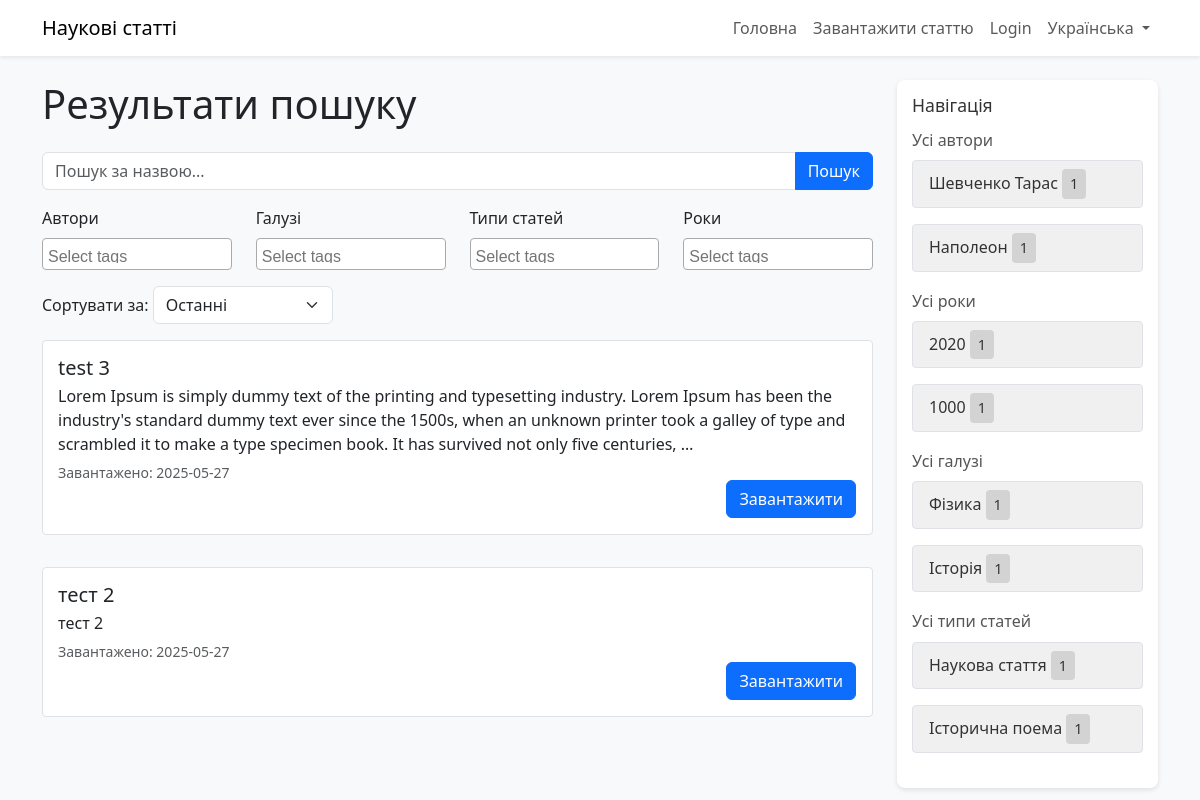
Page /uk/search/ on the earlier database version.
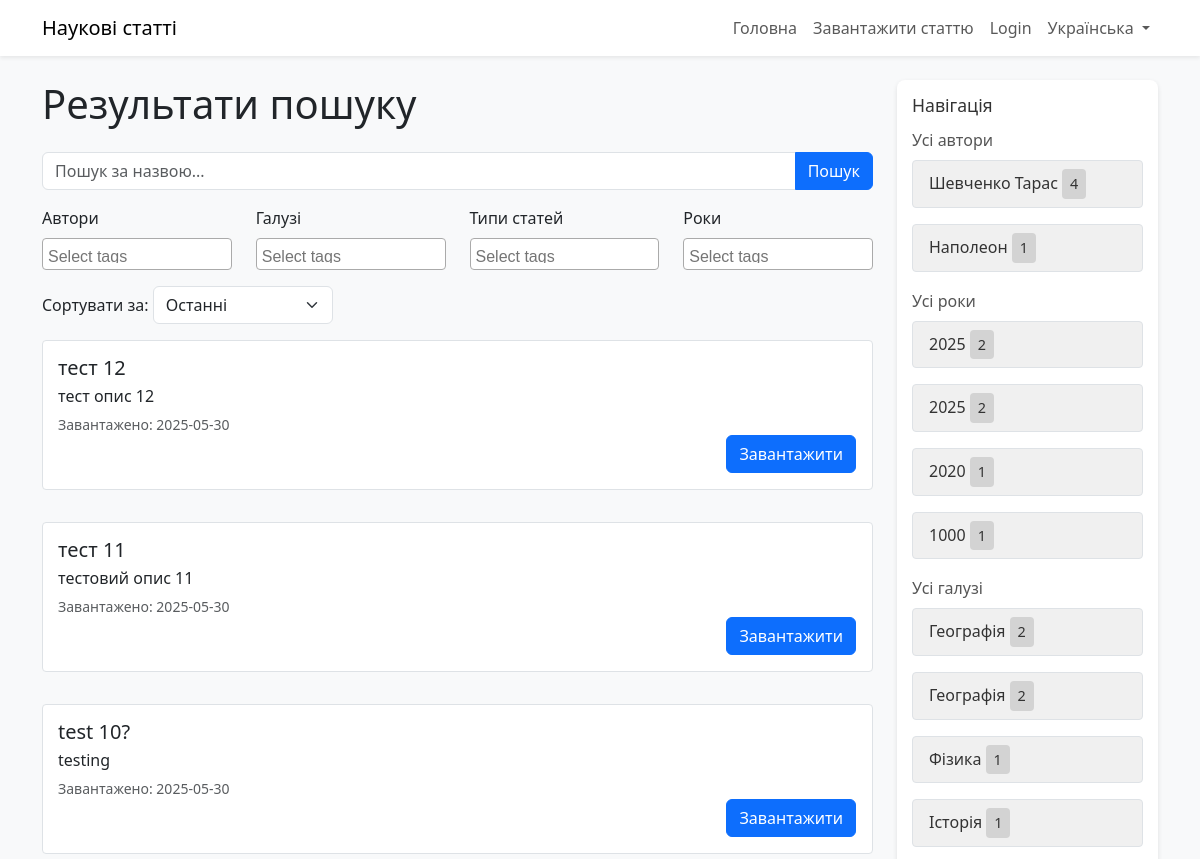
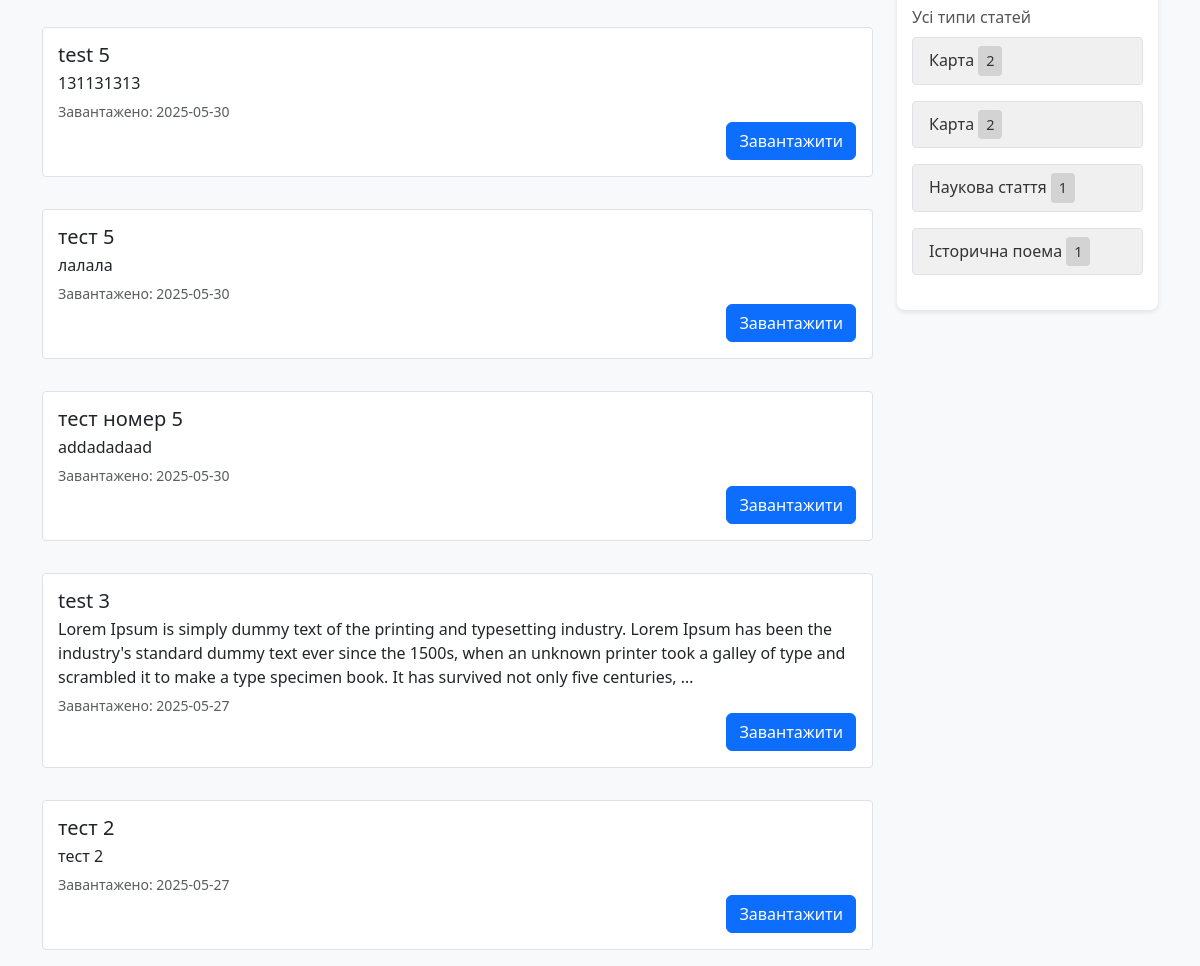
Same page on the later database version (2 pictures, top to bottom).
### papers/models.py (models this page shows, shortened)
class Paper(models.Model):
    title = models.CharField(max_length=200)
    description = models.TextField()
    creation_year = models.IntegerField(null=True, blank=True)  # Made optional
    file = models.FileField(upload_to='papers/')
    upload_date = models.DateTimeField(auto_now_add=True)
    view_count = models.IntegerField(default=0)
    tags = models.ManyToManyField('Tag', related_name='papers')
    uploader_name = models.CharField(max_length=100, blank=True, null=True)  # For unauthenticated users
    STATUS_CHOICES = (
        ('pending', 'Pending'),
        ('approved', 'Approved'),
        ('rejected', 'Rejected'),
    )
    status = models.CharField(max_length=20, choices=STATUS_CHOICES, default='pending')

class Tag(models.Model):
    name = models.CharField(max_length=100)
    category = models.CharField(max_length=50)
    STATUS_CHOICES = (
        ('pending', 'Pending'),
        ('approved', 'Approved'),
        ('rejected', 'Rejected'),
    )
    status = models.CharField(max_length=20, choices=STATUS_CHOICES, default='approved')  # Existing tags are approved

### papers/views.py (the view)
# urls.py: path('search/', views.search_results, name='search_results'),
def search_results(request):
    query = request.GET.get('q', '')
    selected_author_tags = request.GET.getlist('tags_author')
    selected_field_tags = request.GET.getlist('tags_field')
    selected_paper_type_tags = request.GET.getlist('tags_paper_type')
    selected_year_tags = request.GET.getlist('tags_year')
    sort = request.GET.get('sort', 'latest')
    papers = Paper.objects.filter(status='approved')
    tags = {
        'author': Tag.objects.filter(category='author', status='approved')
                            .annotate(num_papers=Count('papers', filter=Q(papers__status='approved')))
                            .filter(num_papers__gt=0)
                            .order_by('-num_papers')[:5],
        'field': Tag.objects.filter(category='field', status='approved')
                           .annotate(num_papers=Count('papers', filter=Q(papers__status='approved')))
                           .filter(num_papers__gt=0)
                           .order_by('-num_papers')[:5],
        'paper_type': Tag.objects.filter(category='paper_type', status='approved')
                                .annotate(num_papers=Count('papers', filter=Q(papers__status='approved')))
                                .filter(num_papers__gt=0)
                                .order_by('-num_papers')[:5],
        'year': Tag.objects.filter(category='year', status='approved')
                          .annotate(num_papers=Count('papers', filter=Q(papers__status='approved')))
                          .filter(num_papers__gt=0)
                          .order_by('-num_papers')[:5],
    }
    if query:
        papers = papers.filter(Q(title__icontains=query) | Q(description__icontains=query))
    if selected_author_tags:
        papers = papers.filter(tags__id__in=selected_author_tags).distinct()
    if selected_field_tags:
        papers = papers.filter(tags__id__in=selected_field_tags).distinct()
    if selected_paper_type_tags:
        papers = papers.filter(tags__id__in=selected_paper_type_tags).distinct()
    if selected_year_tags:
        papers = papers.filter(tags__id__in=selected_year_tags).distinct()
    if sort == 'popular':
        papers = papers.order_by('-view_count')
    else:
        papers = papers.order_by('-upload_date')
    return render(request, 'papers/search_results.html', {
        'papers': papers,
        'tags': tags,
        'query': query,
        'selected_author_tags': selected_author_tags,
        'selected_field_tags': selected_field_tags,
        'selected_paper_type_tags': selected_paper_type_tags,
        'selected_year_tags': selected_year_tags,
        'sort': sort,
    })

### papers/templates/papers/search_results.html (shortened to what the changed rows need)
<!DOCTYPE html>
{% load i18n static %}
{% get_current_language as LANGUAGE_CODE %}
<html lang="{{ LANGUAGE_CODE }}">
<head>
    <link href="https://cdn.jsdelivr.net/npm/bootstrap@5.3.0/dist/css/bootstrap.min.css" rel="stylesheet">
    <link href="https://cdn.jsdelivr.net/npm/select2@4.1.0-rc.0/dist/css/select2.min.css" rel="stylesheet">
    <link rel="stylesheet" href="{% static 'papers/css/styles.css' %}">
</head>
<body class="bg-light">
    <div class="container mt-4">
        <div class="row">
            <div class="col-lg-9">
                <h1 class="mb-4">{% trans "Результати пошуку" %}</h1>
                <form method="get" action="{% url 'search_results' %}">
                    <div class="list-group">
                        {% for paper in papers %}
                        <div class="list-group-item mb-3 position-relative clickable-card" style="border: 1px solid #dee2e6 !important;">
                            <a href="{% url 'paper_detail' paper.id %}" class="d-block text-decoration-none text-dark" data-paper-id="{{ paper.id }}">
                                <h5 class="mb-1">{{ paper.title }}</h5>
                                <p class="mb-1">{{ paper.description|truncatewords:50 }}</p>
                                <small class="text-muted">{% trans "Завантажено" %}: {{ paper.upload_date|date:"Y-m-d" }}</small>
                            </a>
                            <a href="{{ paper.file.url }}" class="btn btn-primary download-btn position-absolute bottom-0 end-0 m-3" download onclick="event.stopPropagation();">{% trans "Завантажити" %}</a>
                        </div>
                        {% empty %}
                        <p>{% trans "Статей не знайдено" %}</p>
                        {% endfor %}
                    </div>
                </form>
            </div>
            <div class="col-lg-3">
                <div class="sidebar">
                    <div class="nav-section">
                        <div class="list-group">
                            {% for tag in tags.author %}
                            <a href="{% url 'search_results' %}?tags_author={{ tag.id }}" class="list-group-item list-group-item-action tag-box">
                                {{ tag.name }} <span class="counter-box">{{ tag.num_papers|default:"0" }}</span>
                            </a>
                            {% empty %}
                            <div class="list-group-item">{% trans "No authors" %}</div>
                            {% endfor %}
                        </div>
                    </div>
                    <div class="nav-section">
                        <div class="list-group">
                            {% for tag in tags.year %}
                            <a href="{% url 'search_results' %}?tags_year={{ tag.id }}" class="list-group-item list-group-item-action tag-box">
                                {{ tag.name }} <span class="counter-box">{{ tag.num_papers|default:"0" }}</span>
                            </a>
                            {% empty %}
                            <div class="list-group-item">{% trans "No years" %}</div>
                            {% endfor %}
                        </div>
                    </div>
                    <div class="nav-section">
                        <div class="list-group">
                            {% for tag in tags.field %}
                            <a href="{% url 'search_results' %}?tags_field={{ tag.id }}" class="list-group-item list-group-item-action tag-box">
                                {{ tag.name }} <span class="counter-box">{{ tag.num_papers|default:"0" }}</span>
                            </a>
                            {% empty %}
                            <div class="list-group-item">{% trans "No fields" %}</div>
                            {% endfor %}
                        </div>
                    </div>
                    <div class="nav-section">
                        <div class="list-group">
                            {% for tag in tags.paper_type %}
                            <a href="{% url 'search_results' %}?tags_paper_type={{ tag.id }}" class="list-group-item list-group-item-action tag-box">
                                {{ tag.name }} <span class="counter-box">{{ tag.num_papers|default:"0" }}</span>
                            </a>
                            {% empty %}
                            <div class="list-group-item">{% trans "No paper types" %}</div>
                            {% endfor %}
                        </div>
                    </div>
                </div>
            </div>
        </div>
    </div>
</body>
</html>

Differences in the rows shown:
added Paper: title "тест 12", description "тест опис 12", upload_date "2025-05-30"
added Paper: title "тест 11", description "тестовий опис 11", upload_date "2025-05-30"
added Paper: title "test 10?", description "testing", upload_date "2025-05-30"
added Paper: title "test 5", description "131131313", upload_date "2025-05-30"
added Paper: title "тест 5", description "лалала", upload_date "2025-05-30"
added Paper: title "тест номер 5", description "addadadaad", upload_date "2025-05-30"
computed for Tag "Шевченко Тарас": num_papers "1" → "4"
added Tag: name "2025", num_papers "2", shown under "Усі роки"
added Tag: name "2025", num_papers "2", shown under "Усі роки"
added Tag: name "Географія", num_papers "2", shown under "Усі галузі"
added Tag: name "Географія", num_papers "2", shown under "Усі галузі"
added Tag: name "Карта", num_papers "2", shown under "Усі типи статей"
added Tag: name "Карта", num_papers "2", shown under "Усі типи статей"
